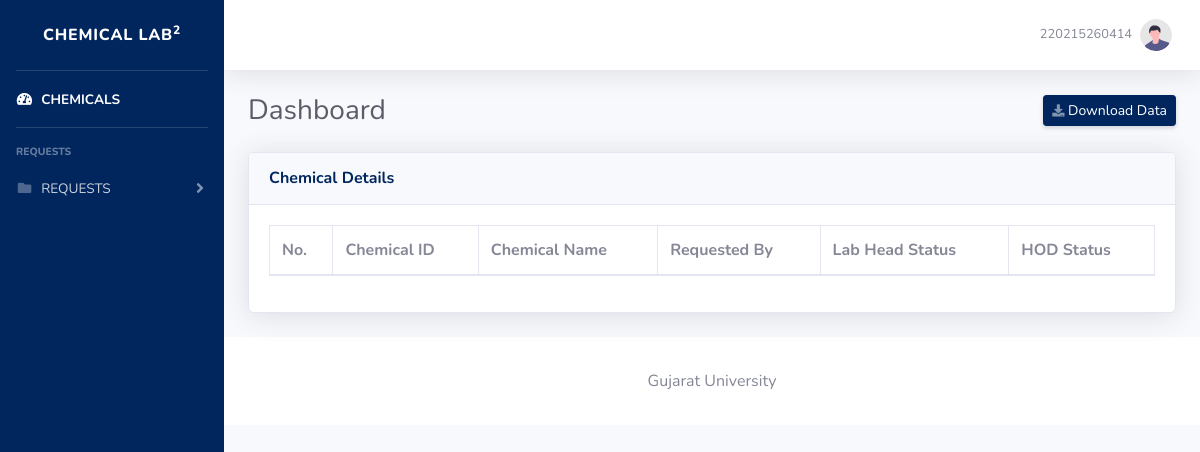
/student/request_chemical.php (signed in), run on an earlier commit of the app's database.
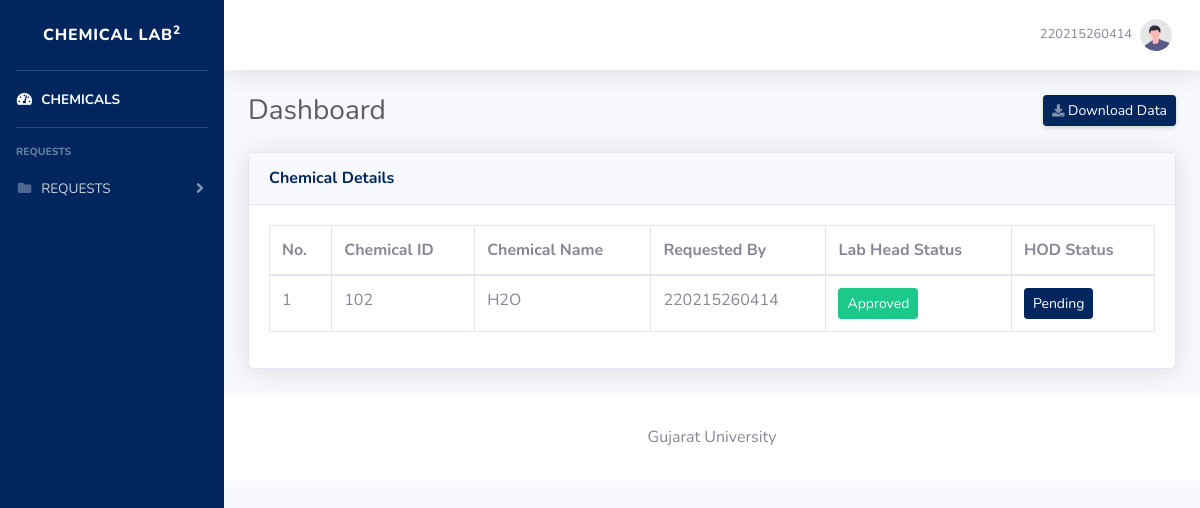
And on a later commit of the database.
### tables this page shows
CREATE TABLE `tbl_request` (
  `request_id` int(11) NOT NULL,
  `chem_id` varchar(3) NOT NULL,
  `requested_by` varchar(12) NOT NULL,
  `lab_head_status` varchar(2) NOT NULL,
  `hod_status` varchar(2) NOT NULL
);

CREATE TABLE `tbl_chemical` (
  `chem_id` varchar(3) NOT NULL,
  `chem_name` varchar(40) NOT NULL,
  `chem_loc` varchar(2) NOT NULL,
  `chem_quan` varchar(3) NOT NULL
);

### student/request_chemical.php (the view, shortened to what the changed rows need)
<?php
$username = $_SESSION["username"];
require '../php_files/connection.php';
$sql = "SELECT * FROM tbl_request WHERE requested_by = '$username'";
$result = mysqli_query($conn, $sql);
$requests = [];
while ($row = mysqli_fetch_assoc($result)) {
    $requests[] = $row;
}
?>
<!DOCTYPE html>
<html lang="en">
<head>
    <link href="../vendor/fontawesome-free/css/all.min.css" rel="stylesheet" type="text/css">
    <link href="../css/sb-admin-2.min.css" rel="stylesheet">
</head>
<body id="page-top">
    <div id="wrapper">
        <div id="content-wrapper" class="d-flex flex-column">
            <div id="content">
                <div class="container-fluid">
                    <div class="d-sm-flex align-items-center justify-content-between mb-4">
                        <h1 class="h3 mb-0 text-gray-800">Dashboard</h1>
                    </div>
                    <div class="card shadow mb-4">
                        <div class="card-body">
                            <div class="table-responsive">
                                <table class="table table-bordered" id="dataTable" width="100%" cellspacing="0">
                                    <thead>
                                        <tr>
                                            <th>No.</th>
                                            <th>Chemical ID</th>
                                            <th>Chemical Name</th>
                                            <th>Requested By</th>
                                            <th>Lab Head Status</th>
                                            <th>HOD Status</th>
                                        </tr>
                                    </thead>
                                    <tbody>
                                        <?php $count = 1; foreach ($requests as $req) : ?>
                                            <tr>
                                                <td><?php echo $count++; ?></td>
                                                <td><?php echo $req['chem_id']; ?></td>
                                                <td>
                                                    <?php
                                                        $chem_id = $req["chem_id"];
                                                        $sql = "SELECT chem_name FROM tbl_chemical WHERE chem_id = '$chem_id' LIMIT 1";
                                                        $result = mysqli_query($conn, $sql);
                                                        $row = mysqli_fetch_assoc($result);
                                                        $chem_name = $row["chem_name"];
                                                        echo $chem_name;
                                                    ?>
                                                </td>
                                                <td><?php echo $req['requested_by']; ?></td>
                                                <?php
                                                    $data = $req['lab_head_status'];
                                                    switch ($data) {
                                                        case 1:
                                                            $case = '<button type="button" class="btn btn-success btn-sm btn-nocursor">Approved</button>';
                                                            break;
                                                    }
                                                ?>
                                                <td><?php echo $case; ?></td>
                                                <?php
                                                    $data = $req['hod_status'];
                                                    switch ($data) {
                                                        case 0:
                                                            $case = '<button type="button" class="btn btn-primary btn-sm btn-nocursor">Pending</button>';
                                                            break;
                                                    }
                                                ?>
                                                <td><?php echo $case; ?></td>
                                            </tr>
                                        <?php endforeach; ?>
                                    </tbody>
                                </table>
                            </div>
                        </div>
                    </div>
            </div>
        </div>
    </div>
</body>
</html>

What changed in the data, as far as the page shows it:
added tbl_request: chem "102", tbl_chemical.chem_name "H2O", requested_by "220215260414", lab_head_status "Approved", hod_status "Pending"
